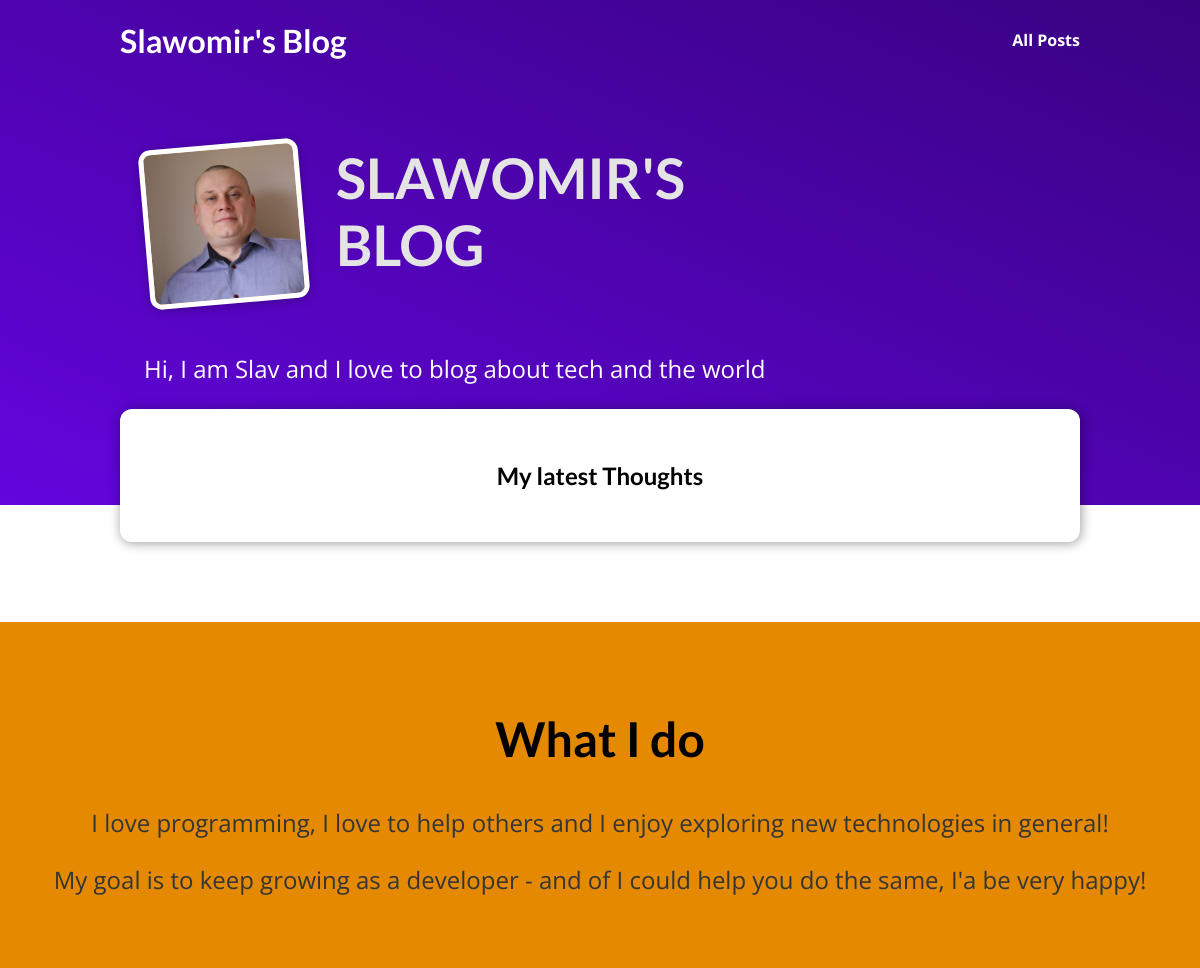
The app's page /, older data.
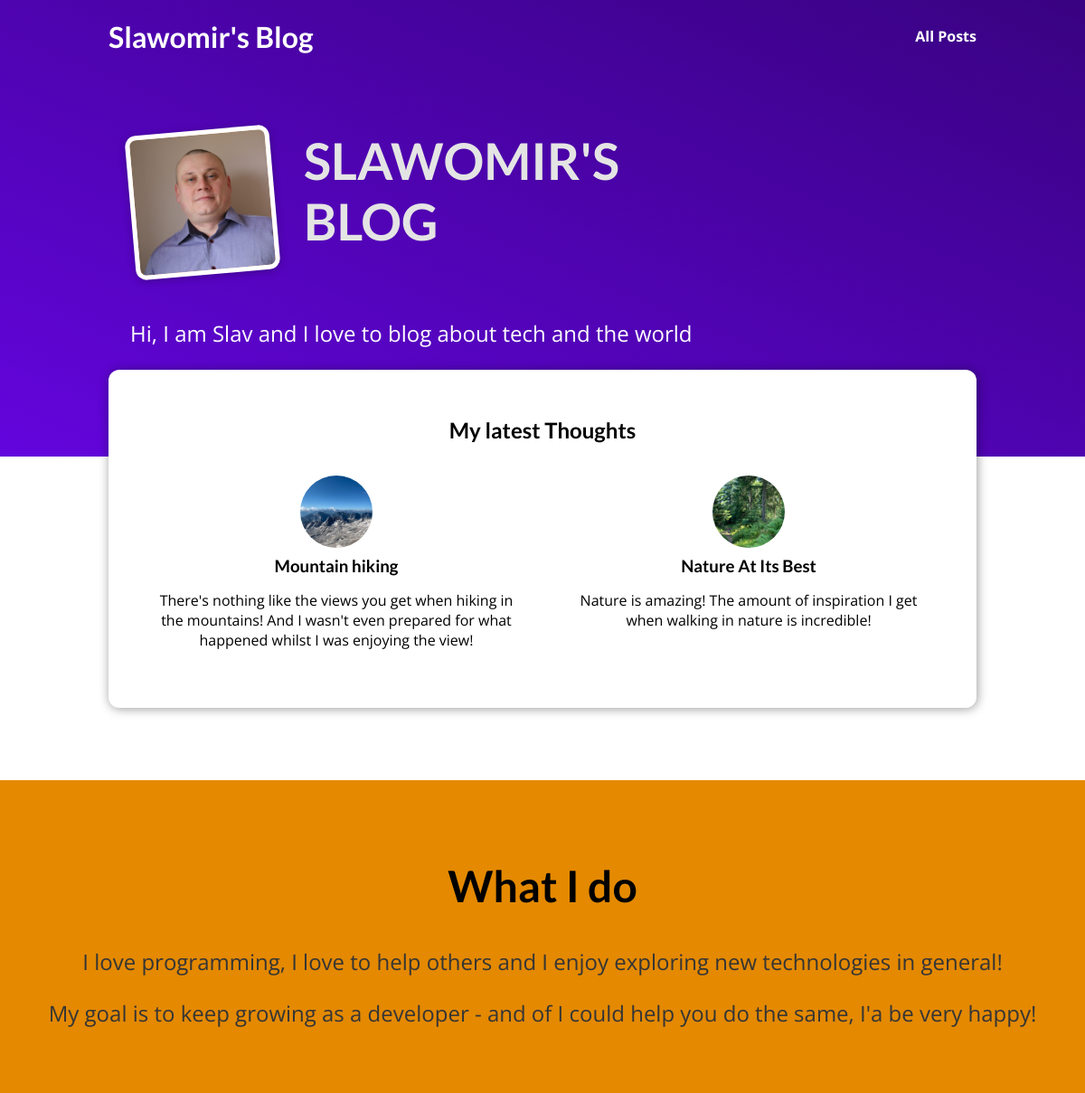
The same page, newer data.
### blog/models.py (models this page shows)
class Post(models.Model):
    title = models.CharField(null=True, max_length=50)
    excerpt = models.CharField(null=True, max_length=200)
    image_name = models.CharField(null=True, max_length=100)
    date = models.DateField(auto_now=True)
    slug = models.SlugField(null=True, unique=True, db_index=True)
    content = models.TextField(null=True, validators=[MinLengthValidator(10)])
    author = models.ForeignKey(
        Author, on_delete=models.SET_NULL, null=True, related_name="posts")
    tags = models.ManyToManyField(Tag)

### blog/views.py (the view)
# urls.py: path("", views.ThreePostsView.as_view(), name="starting_page"),
class ThreePostsView(ListView):
    template_name = "blog/index.html"
    model = Post

### blog/templates/blog/index.html (shortened to what this page needs)
{% extends "base.html" %}
{% load static %}
{% block css_files %}
<link rel="stylesheet" href="{% static 'blog/post.css' %}" />
<link rel="stylesheet" href="{% static 'blog/index.css' %}"/>
{% endblock %}
{% block content %}
<section id="welcome">
  <header>
    <img src="{% static 'blog/images/slav.jpeg' %}" alt="Max"/>
    <h2>SLAWOMIR'S BLOG</h2>
  </header>
  <p>Hi, I am Slav and I love to blog about tech  and the world</p>
</section>
<section id="latest-posts">
<h2>My latest Thoughts</h2>
<ul>
  {% for post in object_list %}
  {% include "blog/includes/post.html" %}
  {% endfor %}
</ul>
</section>
<section id="about">
  <h2>What I do</h2>
  <p>
    I love programming, I love to help others and I enjoy exploring new technologies in general!
  </p>
  <p>
    My goal is to keep growing as a developer - and of I could help you do the same, I'a be very happy!
  </p>
</section>
{% endblock %}

### templates/base.html (shortened to what this page needs)
{% load static %}
<!DOCTYPE html>
<html lang="en">
<head>
  <link rel="stylesheet" href="{% static 'app.css' %}">
  {% block css_files %}{% endblock %}
</head>
<body>
  <header id="main-navigation">
  <h1><a href="{% url 'starting_page' %}">Slawomir's Blog</a></h1>
  <nav>
    <a href="{% url 'post-page' %}">All Posts</a>
  </nav>
</header>
  {% block content %}
  {% endblock %}
</body>
</html>

### blog/templates/blog/includes/post.html
{% load static %}
<li>
    <article class="post">
      <a href="{% url 'post-detail-page' post.slug %}">
        <img src="{% static 'blog/images/'|add:post.image_name %}" alt="{{ post.title }}" />
        <div class="post__content">
          <h3>{{ post.title }}</h3>
          <p>{{ post.excerpt }}</p>
        </div>
      </a>
    </article>
  </li>

### static/app.css (style rules this page uses)
* { box-sizing: border-box; }
html { font-family: 'Open Sans', 'Lato', sans-serif; }
body { margin: 0; }
h1, h2, h3 { font-family: 'Lato', sans-serif; font-weight: bold; }
#main-navigation { width: 100%; height: 5rem; display: flex; justify-content: space-between; align-items: center; padding: 0 10%; position: absolute; top: 0; left: 0; }
#main-navigation a { text-decoration: none; color: white; font-weight: bold; }

### blog/static/blog/post.css (style rules this page uses)
.post { display: flex; flex-direction: column; align-items: center; text-align: center; }
.post a { text-decoration: none; color: black; transition: all 0.2s ease; padding: 1rem; }
.post img { width: 5rem; height: 5rem; object-fit: cover; border-radius: 50%; }
.post h3 { margin: 0.25rem 0; }

### blog/static/blog/index.css (style rules this page uses)
#welcome { background: linear-gradient(to right top, #6305dd, #390281); padding: 6rem 12%; }
#welcome header { display: flex; align-items: flex-start; margin: 3rem auto; }
#welcome img { width: 10rem; height: 10rem; object-fit: cover; object-position: top; border: 5px solid white; border-radius: 12px; background-color: #ffe1bf; transform: rotateZ(-5deg); box-shadow: 0 2px 8px rgba(0, 0, 0, 0.25); }
#welcome h2 { font-size: 3.5rem; margin: 0 0 0 2rem; color: #e4e4e4; width: 10rem; }
#welcome p { color: white; font-size: 1.5rem; }
#latest-posts { background-color: white; padding: 2rem; border-radius: 12px; width: 60rem; margin: -6rem auto 2rem auto; box-shadow: 1px 1px 12px rgba(0, 0, 0, 0.4); }
#latest-posts h2 { text-align: center; }
#latest-posts ul { list-style: none; margin: 0; padding: 0; display: flex; gap: 1rem; }
#latest-posts li { flex: 1; }
#about { text-align: center; padding: 3rem; background-color: #e48900; margin-top: 5rem; }
#about h2 { font-size: 3rem; }
#about p { font-size: 1.5rem; color: #353535; }

Row changes from the older to the newer data that the page shows:
added Post: image_name (picture), title "Mountain hiking", excerpt "There's nothing like the views you get when hiking in the mountains! And I wasn't even prepared for what happened whilst I was enjoying the view!"
added Post: image_name (picture), title "Nature At Its Best", excerpt "Nature is amazing! The amount of inspiration I get when walking in nature is incredible!"
